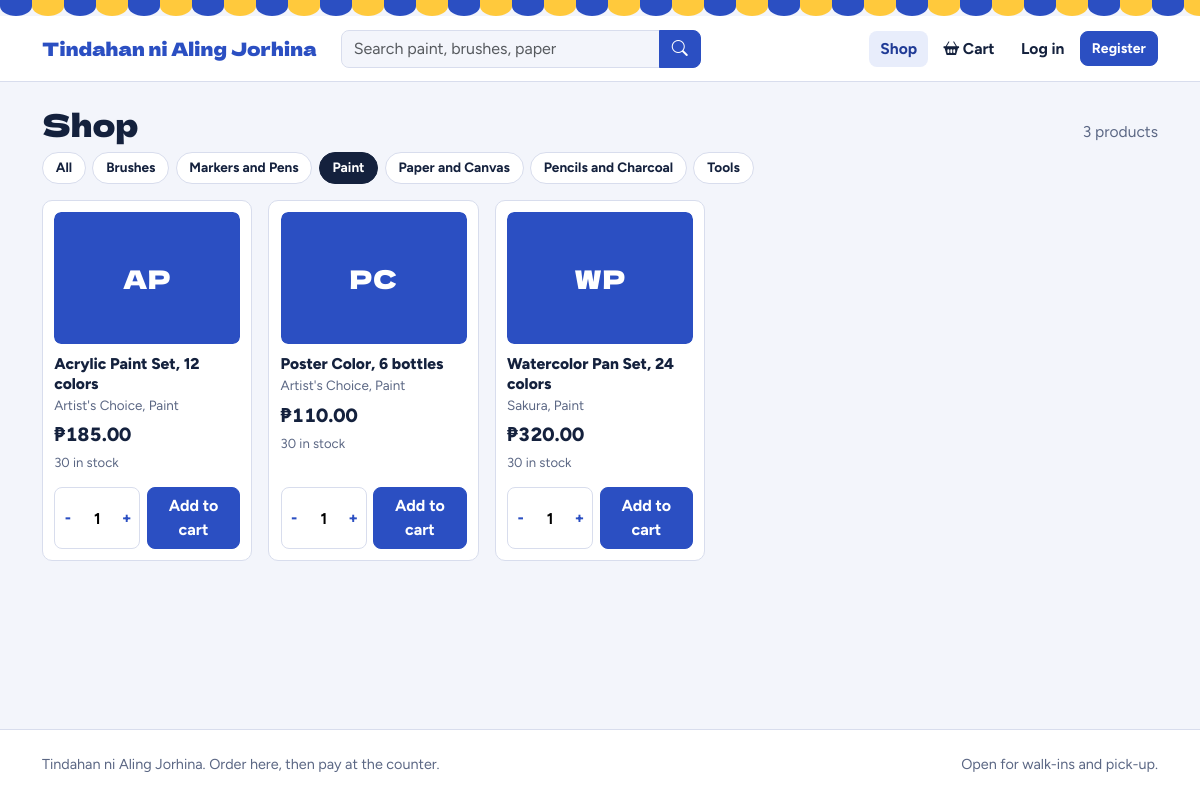
Screenshot of /index.php?category=1 with the database file from the repository.
### tables this page shows
CREATE TABLE category (
  category_id INT UNSIGNED NOT NULL AUTO_INCREMENT,
  name        VARCHAR(50) NOT NULL,
  PRIMARY KEY (category_id),
  UNIQUE KEY uq_category_name (name)
);

CREATE TABLE item (
  item_id     INT UNSIGNED NOT NULL AUTO_INCREMENT,
  description VARCHAR(100) NOT NULL,
  category_id INT UNSIGNED DEFAULT NULL,
  brand_id    INT UNSIGNED DEFAULT NULL,
  supplier_id INT UNSIGNED DEFAULT NULL,
  cost_price  DECIMAL(7,2) NOT NULL DEFAULT 0.00,
  sell_price  DECIMAL(7,2) NOT NULL DEFAULT 0.00,
  img_path    VARCHAR(255) DEFAULT NULL,
  is_active   TINYINT(1) NOT NULL DEFAULT 1,
  created_at  DATETIME NOT NULL DEFAULT CURRENT_TIMESTAMP,
  PRIMARY KEY (item_id),
  KEY idx_item_category (category_id),
  KEY idx_item_brand (brand_id),
  KEY idx_item_supplier (supplier_id),
  CONSTRAINT fk_item_category FOREIGN KEY (category_id) REFERENCES category (category_id)
    ON DELETE SET NULL ON UPDATE CASCADE,
  CONSTRAINT fk_item_brand FOREIGN KEY (brand_id) REFERENCES brand (brand_id)
    ON DELETE SET NULL ON UPDATE CASCADE,
  CONSTRAINT fk_item_supplier FOREIGN KEY (supplier_id) REFERENCES supplier (supplier_id)
    ON DELETE SET NULL ON UPDATE CASCADE
);

CREATE TABLE brand (
  brand_id INT UNSIGNED NOT NULL AUTO_INCREMENT,
  name     VARCHAR(50) NOT NULL,
  PRIMARY KEY (brand_id),
  UNIQUE KEY uq_brand_name (name)
);

CREATE TABLE stock (
  item_id           INT UNSIGNED NOT NULL,
  quantity          INT NOT NULL DEFAULT 0,
  reorder_threshold INT NOT NULL DEFAULT 10,
  PRIMARY KEY (item_id),
  CONSTRAINT fk_stock_item FOREIGN KEY (item_id) REFERENCES item (item_id)
    ON DELETE CASCADE ON UPDATE CASCADE
);

### index.php (the view, shortened to what this page needs)
<?php
require_once __DIR__ . '/includes/config.php';
$q = trim((string) ($_GET['q'] ?? ''));
$catId = (int) ($_GET['category'] ?? 0);
$where = ['i.is_active = 1'];
$params = [];
if ($catId > 0) {
    $where[] = 'i.category_id = ?';
    $params[] = $catId;
}
$items = db_rows(
    $conn,
    'SELECT i.item_id, i.description, i.sell_price, i.img_path, c.name AS category, b.name AS brand, s.quantity, s.reorder_threshold
     FROM item i
     JOIN stock s ON s.item_id = i.item_id
     LEFT JOIN category c ON c.category_id = i.category_id
     LEFT JOIN brand b ON b.brand_id = i.brand_id
     WHERE ' . implode(' AND ', $where) . '
     ORDER BY c.name, i.description',
    $params
);
$categories = db_rows($conn, 'SELECT category_id, name FROM category ORDER BY name');
$showHero = $q === '' && $catId === 0;
include __DIR__ . '/includes/header.php';
?>
<?php if ($showHero): ?>
<section class="hero">
  <div>
    <h1>Art supplies for every barkada.</h1>
    <p>Pick what you need, reserve it online, and pay at the counter. Suki customers can put it sa lista.</p>
    <?php if (!is_logged_in()): ?>
      <a class="btn btn-yellow" href="<?= e(url('register.php')) ?>">Create an account</a>
    <?php endif; ?>
  </div>
  <div class="chips">
    <?php foreach (array_slice($categories, 0, 6) as $cat): [$bg] = swatch_colors($cat['name']); ?>
      <a class="chip" href="<?= e(url('index.php?category=' . $cat['category_id'])) ?>">
        <div class="color" style="background:<?= $bg ?>"></div>
        <div class="label"><?= e($cat['name']) ?></div>
      </a>
    <?php endforeach; ?>
  </div>
</section>
<?php else: ?>
<div class="d-flex align-items-baseline justify-content-between flex-wrap gap-2 mb-2">
  <h1 class="page-title"><?= $q !== '' ? 'Results for "' . e($q) . '"' : 'Shop' ?></h1>
  <span class="muted"><?= count($items) ?> <?= count($items) === 1 ? 'product' : 'products' ?></span>
</div>
<?php endif; ?>
<div class="filter-row" role="navigation" aria-label="Categories">
  <a href="<?= e(url('index.php')) ?>" class="<?= $catId === 0 && $q === '' ? 'active' : '' ?>">All</a>
  <?php foreach ($categories as $cat): ?>
    <a href="<?= e(url('index.php?category=' . $cat['category_id'])) ?>" class="<?= $catId === (int) $cat['category_id'] ? 'active' : '' ?>"><?= e($cat['name']) ?></a>
  <?php endforeach; ?>
</div>
<?php if (!$items): ?>
  <div class="panel panel-body text-center py-5">
    <h2 class="h5">No products found</h2>
    <p class="muted mb-3">Try a different word, or browse everything we have.</p>
    <a class="btn btn-primary" href="<?= e(url('index.php')) ?>">Show all products</a>
  </div>
<?php else: ?>
  <div class="product-grid">
    <?php foreach ($items as $it): $out = (int) $it['quantity'] <= 0; ?>
      <article class="product <?= $out ? 'is-out' : '' ?>">
        <div class="pic"><?= item_visual($it) ?></div>
        <div class="name"><?= e($it['description']) ?></div>
        <div class="meta"><?= e(trim(($it['brand'] ?? '') . ($it['brand'] && $it['category'] ? ', ' : '') . ($it['category'] ?? ''))) ?></div>
        <div class="price num"><?= money($it['sell_price']) ?></div>
        <div class="mb-1"><?= stock_note((int) $it['quantity'], (int) $it['reorder_threshold']) ?></div>
        <?php if (!is_admin()): ?>
        <form action="<?= e(url('cart.php')) ?>" method="post">
          <div class="qty">
            <button type="button" data-step="-1" aria-label="Less">-</button>
            <input type="number" name="qty" value="1" min="1" max="<?= max(1, (int) $it['quantity']) ?>" aria-label="Quantity" <?= $out ? 'disabled' : '' ?>>
            <button type="button" data-step="1" aria-label="More">+</button>
          </div>
          <button class="btn btn-primary flex-grow-1" type="submit" <?= $out ? 'disabled' : '' ?>>Add to cart</button>
        </form>
        <?php endif; ?>
      </article>
    <?php endforeach; ?>
  </div>
<?php endif; ?>
<?php include __DIR__ . '/includes/footer.php'; ?>

### includes/functions.php (shortened to what this page needs)
<?php
function e($value): string
{
    return htmlspecialchars((string) $value, ENT_QUOTES, 'UTF-8');
}
function money($amount): string
{
    return '₱' . number_format((float) $amount, 2);
}
function url(string $path = ''): string
{
    return BASE_URL . '/' . ltrim($path, '/');
}
function db_bind(mysqli_stmt $st, array $params): void
{
    if (!$params) {
        return;
    }
    $types = '';
    foreach ($params as $p) {
        $types .= is_int($p) ? 'i' : (is_float($p) ? 'd' : 's');
    }
    $st->bind_param($types, ...$params);
}
function db_rows(mysqli $c, string $sql, array $params = []): array
{
    $st = $c->prepare($sql);
    db_bind($st, $params);
    $st->execute();
    $rows = $st->get_result()->fetch_all(MYSQLI_ASSOC);
    return $rows;
}
function is_logged_in(): bool
{
    return !empty($_SESSION['user_id']);
}
function is_admin(): bool
{
    return is_logged_in() && ($_SESSION['role'] ?? '') === 'admin';
}
function swatch_colors(string $key): array
{
    global $conn;
    static $order = null;
    $palette = [
        ['#2B4FC2', '#FFFFFF'], ['#1F8A70', '#FFFFFF'], ['#F2B705', '#2A2100'], ['#C23A4B', '#FFFFFF'],
        ['#6B4FA0', '#FFFFFF'], ['#B5651D', '#FFFFFF'], ['#2A9DC9', '#06222E'], ['#6B8E23', '#FFFFFF'],
    ];
    if ($order === null) {
        $order = [];
        foreach (db_rows($conn, 'SELECT name FROM category ORDER BY category_id') as $i => $r) {
            $order[strtolower($r['name'])] = $i;
        }
    }
    $k = strtolower($key);
    $i = $order[$k] ?? (crc32($k) % count($palette));
    return $palette[$i % count($palette)];
}
function item_initials(string $name): string
{
    $words = preg_split('/[\s,]+/', trim($name));
    $out = '';
    foreach (array_slice($words, 0, 2) as $w) {
        $out .= mb_strtoupper(mb_substr($w, 0, 1));
    }
    return $out;
}
function item_visual(array $item, string $class = ''): string
{
    $path = $item['img_path'] ?? '';
    [$bg, $fg] = swatch_colors($item['category'] ?? ($item['description'] ?? ''));
    return '<div class="swatch ' . e($class) . '" style="background:' . $bg . ';color:' . $fg . '" aria-hidden="true">' . e(item_initials($item['description'])) . '</div>';
}
function stock_note(int $qty, int $threshold): string
{
    return '<span class="stock-ok">' . $qty . ' in stock</span>';
}

### assets/css/app.css (style rules this page uses)
:root { --ink: #14213d; --ink-soft: #1d2d52; --cobalt: #2b4fc2; --cobalt-deep: #203b96; --yellow: #ffc93c; --paper: #f3f5fb; --surface: #ffffff; --line: #d8dded; --muted: #5b6784; --green: #1e8a5b; --red: #c23a4b; --font-display: "Dela Gothic One", "Arial Black", system-ui, sans-serif; --font-body: "Figtree", system-ui, -apple-system, "Segoe UI", sans-serif; --bs-primary: #2b4fc2; --bs-primary-rgb: 43, 79, 194; --bs-link-color: #2b4fc2; --bs-link-hover-color: #203b96; --bs-body-font-family: var(--font-body); --bs-body-color: var(--ink); --bs-body-bg: var(--paper); --bs-border-color: var(--line); }
body { font-family: var(--font-body); color: var(--ink); background: var(--paper); font-size: 0.975rem; line-height: 1.5; }
h1, h2, h3, h4, h5 { font-weight: 800; letter-spacing: -0.01em; }
.page-title { font-family: var(--font-display); font-weight: 400; font-size: clamp(1.5rem, 2.6vw, 2.1rem); letter-spacing: 0; line-height: 1.15; margin: 0; }
.muted { color: var(--muted); }
.num { font-variant-numeric: tabular-nums; }
a { text-decoration-thickness: 1px; text-underline-offset: 2px; }
.btn { font-weight: 700; border-radius: 8px; }
.btn-primary { --bs-btn-bg: var(--cobalt); --bs-btn-border-color: var(--cobalt); --bs-btn-hover-bg: var(--cobalt-deep); --bs-btn-hover-border-color: var(--cobalt-deep); --bs-btn-active-bg: var(--cobalt-deep); --bs-btn-disabled-bg: var(--cobalt); --bs-btn-disabled-border-color: var(--cobalt); }
.stock-ok { color: var(--muted); font-size: 0.82rem; }
.swatch { display: flex; align-items: center; justify-content: center; font-family: var(--font-display); font-size: 1.6rem; letter-spacing: 0.02em; width: 100%; height: 100%; border-radius: inherit; user-select: none; }
body.store-body { min-height: 100vh; display: flex; flex-direction: column; }
.filter-row { display: flex; gap: 0.4rem; flex-wrap: wrap; margin: 0.5rem 0 1rem; }
.filter-row a { text-decoration: none; padding: 0.3rem 0.8rem; border-radius: 999px; border: 1px solid var(--line); background: var(--surface); color: var(--ink); font-weight: 700; font-size: 0.85rem; }
.filter-row a.active, .filter-row a:hover { background: var(--ink); border-color: var(--ink); color: #fff; }
.product-grid { display: grid; grid-template-columns: repeat(auto-fill, minmax(210px, 1fr)); gap: 1rem; }
.product { background: var(--surface); border: 1px solid var(--line); border-radius: 10px; padding: 0.7rem; display: flex; flex-direction: column; }
.product .pic { height: 132px; border-radius: 7px; overflow: hidden; margin-bottom: 0.65rem; }
.product .name { font-weight: 800; line-height: 1.25; margin-bottom: 0.1rem; }
.product .meta { color: var(--muted); font-size: 0.84rem; }
.product .price { font-size: 1.2rem; font-weight: 800; margin-top: 0.4rem; }
.product form { margin-top: auto; padding-top: 0.6rem; display: flex; gap: 0.4rem; }
.qty { display: inline-flex; align-items: center; border: 1px solid var(--line); border-radius: 8px; background: #fff; overflow: hidden; }
.qty button { border: 0; background: transparent; width: 30px; height: 36px; font-weight: 800; color: var(--cobalt); }
.qty input { width: 44px; height: 36px; border: 0; text-align: center; font-weight: 700; -moz-appearance: textfield; background: transparent; }

### rows the page displays
category: name "Brushes"
category: name "Markers and Pens"
category: name "Paint"
category: name "Paper and Canvas"
category: name "Pencils and Charcoal"
category: name "Tools"
item: description "AP", description "Acrylic Paint Set, 12 colors", brand.name "Artist's Choice, Paint", sell_price "₱185.00", stock.quantity "30"
item: description "PC", description "Poster Color, 6 bottles", brand.name "Artist's Choice, Paint", sell_price "₱110.00", stock.quantity "30"
item: description "WP", description "Watercolor Pan Set, 24 colors", brand.name "Sakura, Paint", sell_price "₱320.00", stock.quantity "30"

### other values shown
SHOP_NAME "Tindahan ni Aling Jorhina"
count($items) "3"
